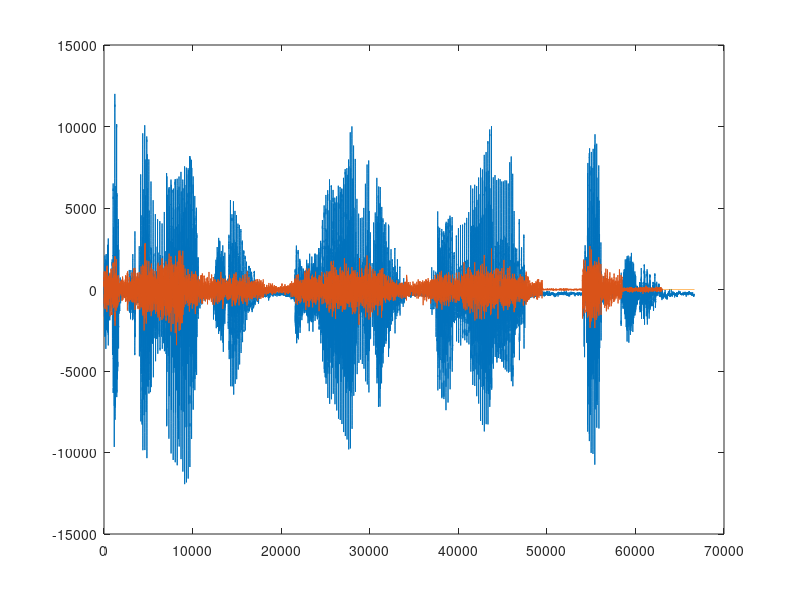

The MATLAB script that drew this image:
x = load('VO00001T001_BioChaves.txt');
plot(x)
soundsc(x,22050)

# Primeira camada de projeção:
Jan = 500;
P = [];
for n = 1:50:length(x)-Jan+1
 P = [P; x(n:n+Jan-1)'];
end
P = P-mean(P,1);
C = (1/size(P,1))*P'*P;
[vet,val] = eig(C);
val = real(val);
vet = real(vet);

#plot(diag(val))
K1 = 100;
W1 = vet(:,1:K1);

z1 = [];
for n = 1:Jan:length(x)-Jan+1
 z1=[z1 W1'*x(n:n+Jan-1)];
end
z1 = max(0,z1);

##plot(x(1:Jan))
##hold on
##plot(W1*z1(:,1))
##
##clf
##plot(x(1001:1500))
##hold on
##plot(W1*z1(:,3))
##
##imagesc(z1), colormap(gray)

# Segunda camada de projeção:
P = [];
for n = 1:size(z1,2)-2
 P = [P; z1(:,n:n+2)(:)'];
end
P = P-mean(P,1);
C = (1/size(P,1))*P'*P;
[vet,val] = eig(C);
val = real(val);
vet = real(vet);

K2 = 90;
W2 = vet(:,1:K2);
z2 = [];
for n = 1:3:size(z1,2)-2
 z2 = [z2 W2'*z1(:,n:n+2)(:)];
end
##imagesc(z2), colormap(gray)
z2 = max(0,z2);

### Decodificação:
##z1r = W2*z2(:,1);
##z1r = reshape(z1r,K1,3);
##xr = W1*z1r;
##xr = reshape(xr,1,3*Jan);
##plot(xr)
##hold on
##plot(x(1:3*Jan))


# Terceira camada de projeção:
##size(z2)
##ans =
##   70   44
P = [];
for n = 1:size(z2,2)-2
 P = [P; z2(:,n:n+2)(:)'];
end
P = P-mean(P,1);
C = (1/size(P,1))*P'*P;
[vet,val] = eig(C);
val = real(val);
vet = real(vet);

##sum(diag(val)(1:35))/sum(diag(val))
##ans = 0.9984
K3 = 35;
W3 = vet(:,1:K3);
z3 = [];
for n = 1:3:size(z2,2)-2
 z3 = [z3 W3'*z2(:,n:n+2)(:)];
end
##imagesc(z3), colormap(gray)

### Decodificação parcial:
##z2r = W3*z3(:,1);
##z2r = reshape(z2r,K2,3);
##z1r = W2*z2r;
##z1r = reshape(z1r,K1,3*3);
##xr = W1*z1r;
##xr = reshape(xr,1,3*3*Jan);
##plot(xr)
##hold on
##plot(x(1:3*3*Jan))


### Filtragem profunda:
##Lim = 0.5*std(z3);
##z3(abs(z3)<Lim)=0;

##z3(1:2,:) = 0;
##z3(6:end,:) = 0;

z3 = max(0,z3);

### Decodificação completa:
xr = zeros(length(x),1);
for k = 1:size(z3,2)
 z2r = W3*z3(:,k);
 z2r = reshape(z2r,K2,3);
 z1r = W2*z2r;
 z1r = reshape(z1r,K1,3*3);
 aux = W1*z1r;
 xr((k-1)*(3*3*Jan)+1:k*(3*3*Jan)) = reshape(aux,1,(3*3*Jan));
end
soundsc(xr,22050)
hold on
plot(xr)
